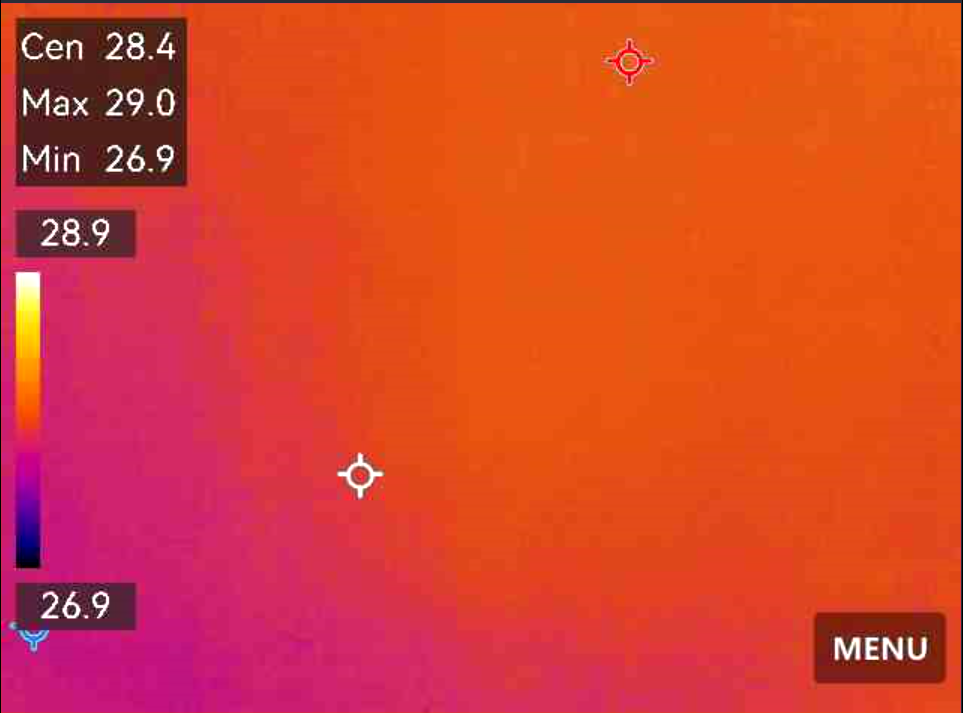
#> input picture thermal for meggie.png, 963 x 713 px, given in place of the camera
$ python image_text.py
#> lines starting #> are read from the running program, lines starting #| are printed output that depends on the picture; after the words box and inside, x2 and y2 are one past the last pixel; in counts of white or black regions, pixels touching at a corner belong together
#> further down, frame is the input picture: shape (713, 963, 3); mean B, G, R 45.3, 67.4, 214.1
import cv2
import pytesseract
import re

# Ensure Tesseract's executable is in your PATH or provide the path directly
pytesseract.pytesseract.tesseract_cmd = r'C:\Program Files\Tesseract-OCR\tesseract.exe'

# Open video stream for the thermal camera (assuming thermal camera is at index 1)
thermal_cam = cv2.VideoCapture(0)  # Adjust the index as per your setup

def preprocess_image(image):
    gray = cv2.cvtColor(image, cv2.COLOR_BGR2GRAY)
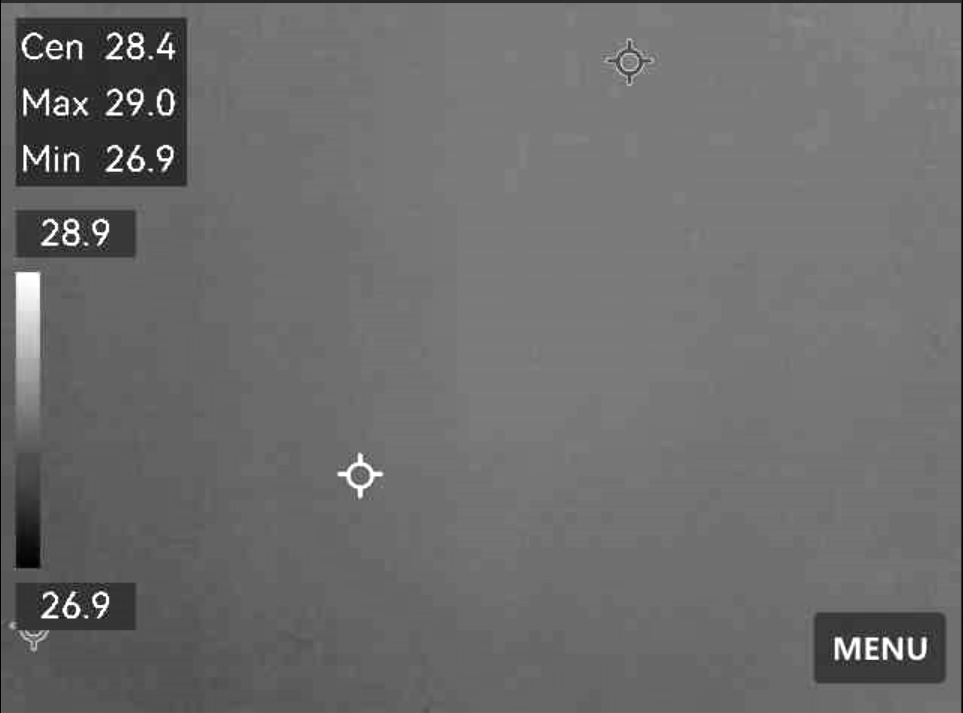
#> gray: shape (713, 963); min 0, max 255, mean 108.7
    _, binary_image = cv2.threshold(gray, 150, 255, cv2.THRESH_BINARY_INV)
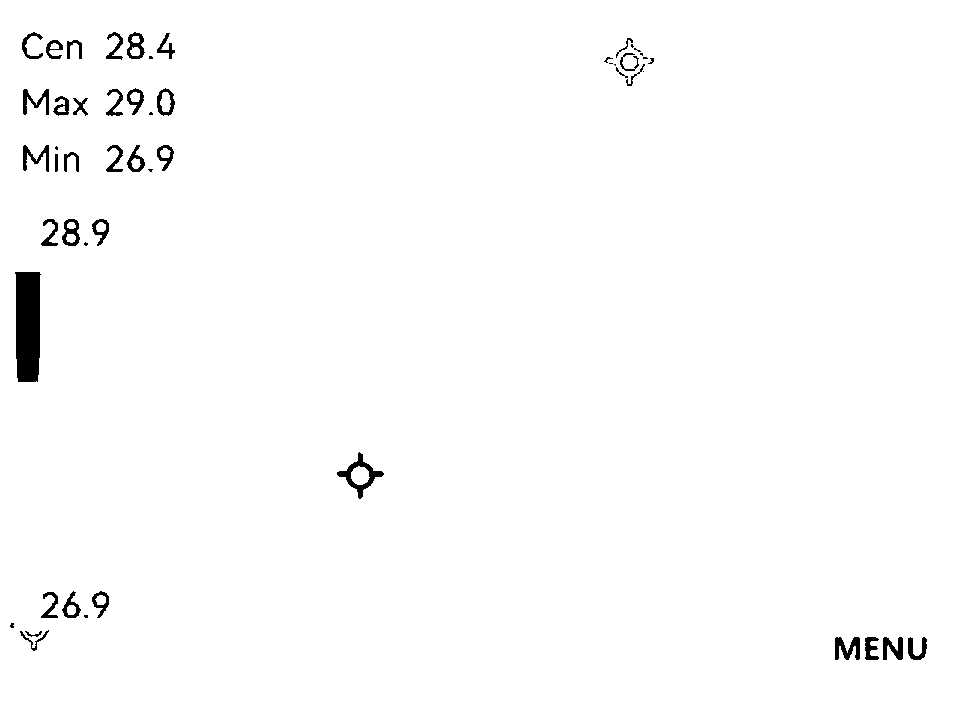
#> binary_image: shape (713, 963); 98.7% white; 52 black regions (16 under 20 px), largest, box (x1, y1, x2, y2) and area: (15, 272, 41, 382) 2584, (337, 452, 384, 499) 554, (835, 637, 860, 660) 357
    kernel = cv2.getStructuringElement(cv2.MORPH_RECT, (1, 1))
    dilated = cv2.dilate(binary_image, kernel, iterations=1)
    return dilated

def extract_text_from_image(image):
    try:
        custom_config = r'--oem 3 --psm 6'
#> (the run stopped early here; a loop or call above may not have finished)
